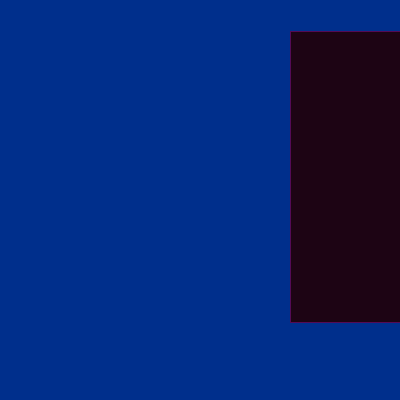
Frame 1 (no input)
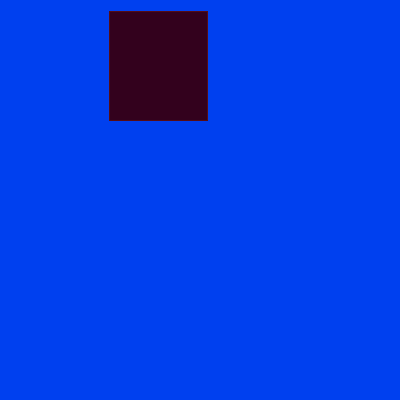
Frame 60 (the mouse pressed at the canvas centre just before this capture)
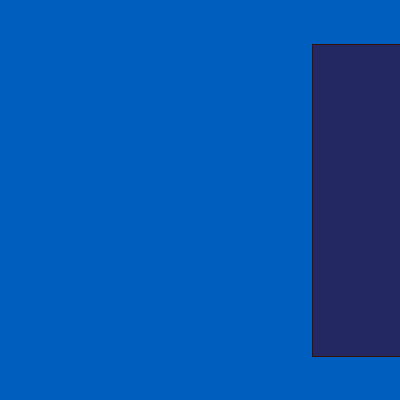
Frame 120 (the mouse held since frame 60 and released just before this capture)

The Processing sketch that drew these frames (run headless with seeded random() and noise(); from frame 60 on, the mouse is pressed at the canvas centre):

// Processing sketch: processing_79956
// ── processing_79956.pde

void setup(){
  size(400,400);
  smooth();
  frameRate(1000);
}
void draw(){
  float a=random(400);
  float c=random(123);
  float b=a+c;
  stroke(random(89),random(50),random(100));
  background(random(1),random(104),random(256));
  fill(random(89),random(50),random(100));
  rect(b,c,a,b);
}
